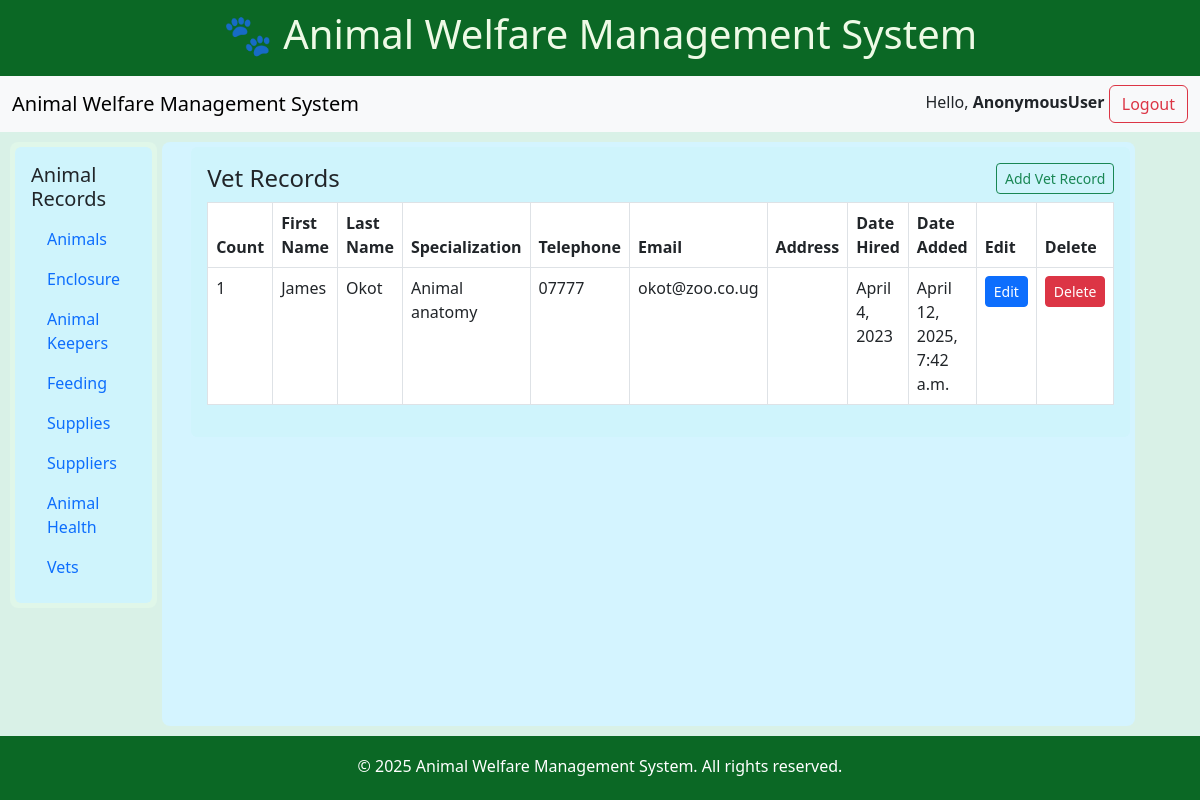
The app's page /vet_list/ with its own data.
### zoo/models.py (models this page shows, shortened)
class Veterinarian(models.Model):
    first_name = models.CharField(max_length=100)
    last_name = models.CharField(max_length=100)
    specialization = models.CharField(max_length=100)
    telephone = models.CharField(max_length=100)
    email = models.EmailField(null=True, blank=True)
    address = models.TextField(null=True, blank=True)
    hire_date = models.DateField()
    date_added = models.DateTimeField(auto_now_add=True)

### zoo/views.py (the view)
# urls.py: path('vet_list/', views.VeterinarianView.as_view(), name='vet_list'),
class VeterinarianView(View):
    def get(self, request):
        veterinarians = Veterinarian.objects.all()
        return render(request, 'vet/vet_list.html', {'veterinarians': veterinarians})

### zoo/templates/vet/vet_list.html (shortened to what this page needs)
{% extends "base.html" %}
{% load static %}
{% block content %}
    <div class="content-area flex-grow-1 ms-4 p-3 bg-info-subtle rounded">
        <h4 class="d-flex justify-content-between align-items-center">
            Vet Records
            <a href="{% url 'add_vet' %}" class="btn btn-outline-success btn-sm">Add Vet Record</a>
        </h4>
    <table class="table table-bordered">
        <thead>
                    <tr>
                        <th>Count</th>
                        <th>First Name</th>
                        <th>Last Name</th>
                        <th>Specialization</th>
                        <th>Telephone</th>
                        <th>Email</th>
                        <th>Address</th>
                        <th>Date Hired</th>
                        <th>Date Added</th>
                        <th>Edit</th>
                        <th>Delete</th>
                    </tr>
                </thead>
                <tbody>
                    {% for vet in veterinarians %}
                    <tr>
                        <td>{{ forloop.counter }}</td>
                        <td>{{ vet.first_name }}</td>
                        <td>{{ vet.last_name }}</td>
                        <td>{{ vet.specialization }}</td>
                        <td>{{ vet.telephone }}</td>
                        <td>{{ vet.email }}</td>
                        <td>{{ vet.address }}</td>
                        <td>{{ vet.hire_date }}</td>
                        <td>{{ vet.date_added }}</td>
                        <td><a href="{% url 'update_vet' vet.id %}" class="btn btn-sm btn-primary">Edit</a></td>
                        <td>
                            <form method="post" action="{% url 'delete_vet' vet.id %}" onsubmit="return confirm('Are you sure you want to delete this record?');">
                                <button type="submit" class="btn btn-sm btn-danger">Delete</button>
                            </form>
                        </td>
                    </tr>
                    {% endfor %}
                </tbody>
            </table>
        </div>
    </div>
</div>
{% endblock %}

### zoo/templates/base.html (style rules this page uses)
html, body { height: 100%; margin: 0; }
body { display: flex; flex-direction: column; min-height: 100vh; }

### records on screen
Veterinarian: first_name "James", last_name "Okot", specialization "Animal anatomy", telephone "07777", email "okot@zoo.co.ug", hire_date "April 4, 2023", date_added "April 12, 2025, 7:42 a.m."

### other values on screen
{{ request.user }} "AnonymousUser"
